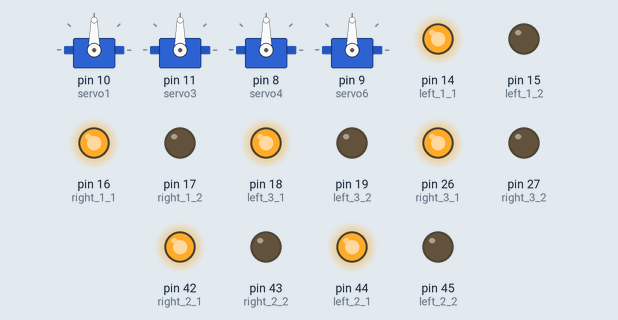
This sketch was run on a simulated Arduino Mega 2560, built with avr-gcc and run on an emulated ATmega2560. On the bench: 4 × servo, output pins drawn as LEDs (lit = HIGH). What the sketch prints to the serial monitor is not drawn.

Above: at 0.05 s.
At 4.75 s:
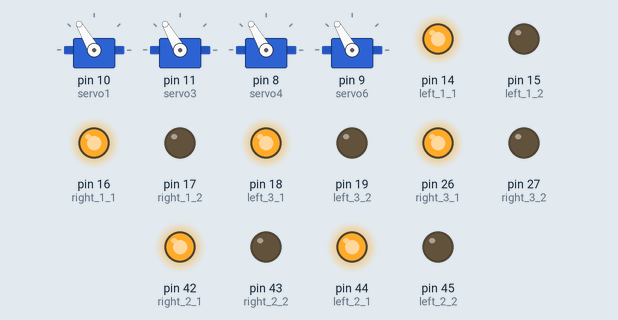
At 7.1 s:
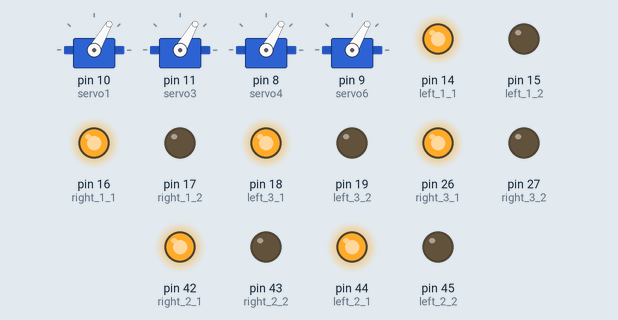
At 9.45 s:
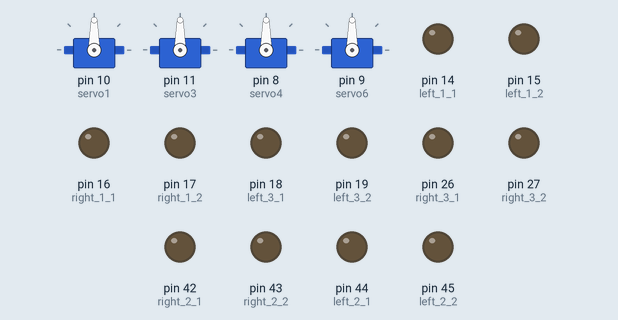
Timing chart, 0 to 12.4 s (numbered marks = the images above):
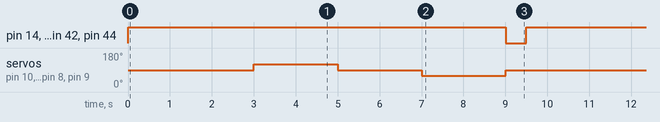

The sketch:

servos.ino
```cpp
//       FRONT
//  M1S1       M6S6
//    \         /
//     \       /
//  M2-----------M5
//     /       \
//    /         \
//  M3S3       M4S4
//        REAR

#include <Servo.h>

#define s1center 90 // posiciones de centrado de los servos
#define s3center 90
#define s4center 90
#define s6center 90

#define s1giro 135 // posiciones de giro
#define s3giro 45
#define s4giro 150
#define s6giro 35

Servo servo1;
Servo servo3;
Servo servo4;
Servo servo6;

#define D1 3
#define D2 4
#define D3 5
#define D4 6

#define left_1_1 14
#define left_1_2 15
#define right_1_1 16
#define right_1_2 17
#define right_2_1 42
#define right_2_2 43
#define left_2_1 44
#define left_2_2 45
#define left_3_1 18
#define left_3_2 19
#define right_3_1 26
#define right_3_2 27

void setup() {

  Serial.begin(115200);
  Serial.println("Servo start");
  pinMode(D1, INPUT);
  pinMode(D2, INPUT);
  pinMode(D3, INPUT);
  pinMode(D4, INPUT);

  pinMode(14, OUTPUT);
  pinMode(15, OUTPUT);
  pinMode(16, OUTPUT);
  pinMode(17, OUTPUT);
  pinMode(18, OUTPUT);
  pinMode(19, OUTPUT);
  pinMode(26, OUTPUT);
  pinMode(27, OUTPUT);
  pinMode(42, OUTPUT);
  pinMode(43, OUTPUT);
  pinMode(44, OUTPUT);
  pinMode(45, OUTPUT);

  servo1.attach(10); //pines para servos
  servo3.attach(11);
  servo4.attach(8);
  servo6.attach(9);

  servo1.write(s1center); //arranque en posicion central
  servo3.write(s3center);
  servo4.write(s4center);
  servo6.write(s6center);

}

void loop() {
  Serial.print("loop");

  digitalWrite(left_1_1, HIGH);
  digitalWrite(left_1_2, LOW);
  digitalWrite(right_1_1, HIGH);
  digitalWrite(right_1_2, LOW);
  digitalWrite(left_2_1, HIGH);
  digitalWrite(left_2_2, LOW);
  digitalWrite(right_2_1, HIGH);
  digitalWrite(right_2_2, LOW);
  digitalWrite(left_3_1, HIGH);
  digitalWrite(left_3_2, LOW);
  digitalWrite(right_3_1, HIGH);
  digitalWrite(right_3_2, LOW);

  delay(3000);

  servo1.write(120);
  servo3.write(120);
  servo4.write(120);
  servo6.write(120);

  delay(2000);

  servo1.write(90);
  servo3.write(90);
  servo4.write(90);
  servo6.write(90);

  delay(2000);

  servo1.write(60);
  servo3.write(60);
  servo4.write(60);
  servo6.write(60);

  delay(2000);

  servo1.write(90);
  servo3.write(90);
  servo4.write(90);
  servo6.write(90);

  digitalWrite(left_1_1, LOW);
  digitalWrite(left_1_2, LOW);
  digitalWrite(right_1_1, LOW);
  digitalWrite(right_1_2, LOW);
  digitalWrite(left_2_1, LOW);
  digitalWrite(left_2_2, LOW);
  digitalWrite(right_2_1, LOW);
  digitalWrite(right_2_2, LOW);
  digitalWrite(left_3_1, LOW);
  digitalWrite(left_3_2, LOW);
  digitalWrite(right_3_1, LOW);
  digitalWrite(right_3_2, LOW);

  delay(500);
}
```

Measured:
- by itself, pin 14 (left_1_1), pin 16 (right_1_1), pin 18 (left_3_1), pin 26 (right_3_1), pin 42 (right_2_1), pin 44 (left_2_1): alternates HIGH for 9.0 s and LOW for 0.50 s
- by itself, servo on pin 10 (servo1), servo on pin 11 (servo3), servo on pin 8 (servo4), servo on pin 9 (servo6): repeats every 9.5 s: 90° 2.0 s, 60° 2.0 s, 90° 3.5 s, 120° 2.0 s
